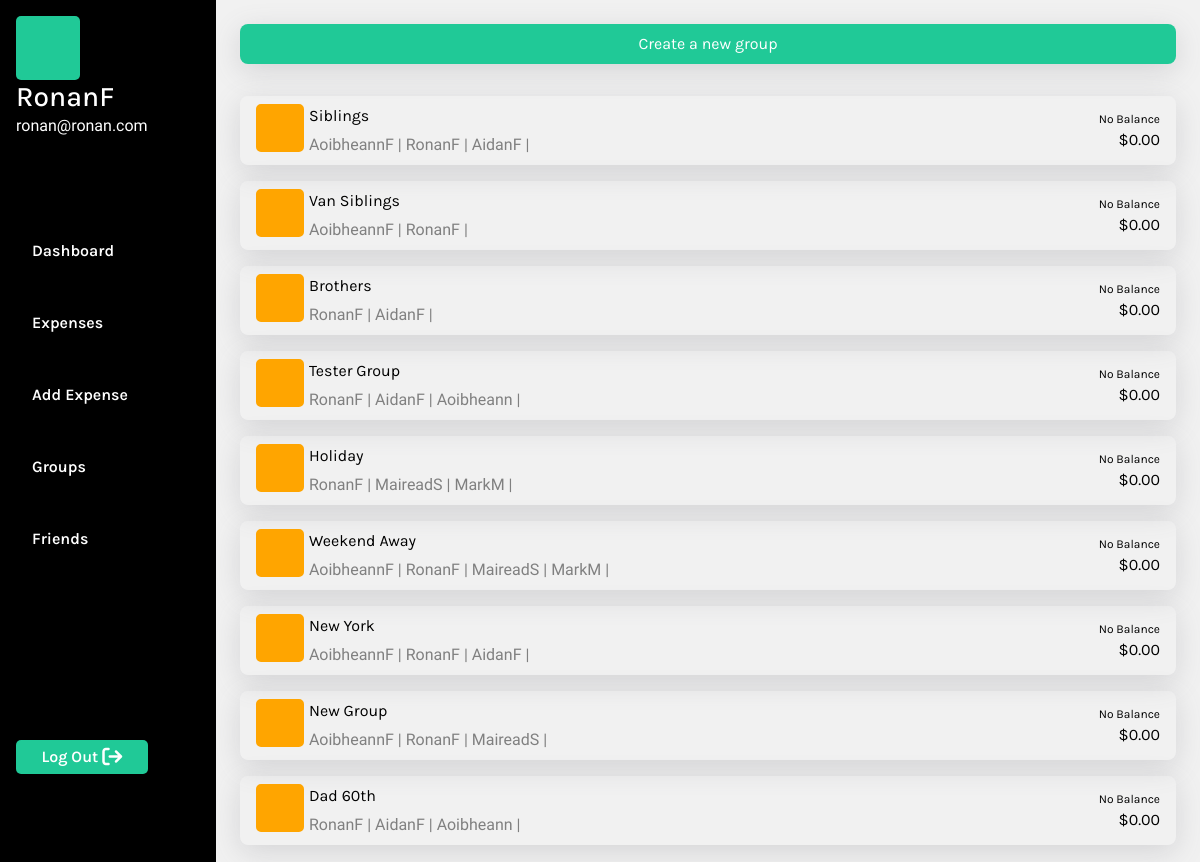
The page /groups (signed in) on the database its author committed.
### MainApp/models.py (models this page shows)
class User(AbstractUser):
    pass

class PaymentGroup(models.Model):
    group_name = models.CharField(max_length=64)
    members = models.ManyToManyField('User', related_name='payment_groups', blank=True)
    def __str__(self):
        return self.group_name

### MainApp/views.py (the view)
# urls.py: path('groups', views.groups, name ="groups"),
@login_required
def groups(request):
    user = request.user
    user_groups = PaymentGroup.objects.filter(members=user)
    user_groups = PaymentGroup.objects.filter(members=user).annotate(
        total_owed_by_me=Sum(Case(
            When(expenses__sub_expenses__user=user, expenses__sub_expenses__paid=False, then=F('expenses__sub_expenses__amount')),
            default=0,
            output_field=DecimalField()
        )),
        total_owed_to_me=Sum(Case(
            When(expenses__created_by_user=user, expenses__sub_expenses__paid=False, then=F('expenses__sub_expenses__amount')),
            default=0,
            output_field=DecimalField()
        )),
    ).annotate(
        net_total=F('total_owed_to_me') - F('total_owed_by_me')
    )
    return render(request, "MainApp/groups.html", {
        "groups": user_groups,
    })

### MainApp/templates/MainApp/groups.html
{% extends "MainApp/layout.html" %}
{% block body %}
    <div class="section-container">
        <div class="groups-container">
            <button class="addGroupBtn"><a href="{% url 'add_group' %}">Create a new group</a></button>
            <div id="groups-list">
                {% for group in groups %}
                    <li class="group-item">
                        <div class="owing-item-part-1">
                            <p class="owing-icon"></p>
                            <div class="owing-summary">
                                <a class="owing-header" href="{% url 'individual_group' group.id %}">
                                    {{ group }}
                                </a>
                                <div class="owing-sub-header">
                                    <p>{% for member in group.members.all %} {{ member.username }} | {% endfor %}</p>
                                </div>
                            </div>
                        </div>
                        <div class="group-balance">
                            {% if group.net_total < 0 %}
                                <p class="owed-by-me-message">You Owe</p>
                                <p class="owed-by-me-amount">${{ group.net_total|floatformat:2 }}</p>
                            {% elif group.net_total > 0 %}
                                <p class="owed-to-me-message">You're Owed</p>
                                <p class="owed-to-me-amount">${{ group.net_total|floatformat:2 }}</p>
                            {% else %}
                                <p class="no-balance-message">No Balance</p>
                                <p class="">$0.00</p>
                            {% endif %}
                        </div>
                    </li>
                {% endfor %}
            </div>
        </div>
    </div>
{% endblock%}

### MainApp/templates/MainApp/layout.html (shortened to what this page needs)
{% load static %}
<!DOCTYPE html>
<html lang="en">
    <head>
        <link rel="stylesheet" href="https://cdn.jsdelivr.net/npm/bootstrap@4.3.1/dist/css/bootstrap.min.css">
        <link href="{% static 'MainApp/styles.css' %}" rel="stylesheet">
    </head>
    <body class="main">
        {% if user.is_authenticated %}
            <div id="nav-section">
                <div id="nav-container">
                    <div id="logged-in-status">
                        <div id="userProfileImg"></div>
                        {% if user.is_authenticated %}
                            <h3>{{ user.username }}</h3>
                        {% else %}
                            Not signed in.
                        {% endif %}
                        <p>{{ user.email }}</p>
                    </div>
                    <ul id="nav">
                        {% if user.is_authenticated %}
                            <li class="nav-item">
                                <a class="nav-link" href="{% url 'index' %}">Dashboard</a>
                            </li>
                            <li class="nav-item">
                                <a class="nav-link" href="{% url 'expenses' %}">Expenses</a>
                            </li>
                            <li class="nav-item">
                                <a class="nav-link" href="{% url 'add_expense' %}">Add Expense</a>
                            </li>
                            <li class="nav-item">
                                <a class="nav-link" href="{% url 'groups' %}">Groups</a>
                            </li>
                            <li class="nav-item">
                                <a class="nav-link" href="{% url 'add_friend' %}">Friends</a>
                            </li>
                        {% endif %}
                    </ul>
                    <div id="logout">
                        {% if user.is_authenticated %}
                            <button class="logoutBtn">
                                <a class="logoutLink" href="{% url 'logout' %}">Log Out</a>
                                <i class="fa-solid fa-arrow-right-from-bracket fa-lg" style="color: #ffffff;"></i>
                            </button>
                        {% endif %}
                    </div>
                </div>
            </div>
        {% endif %}
        {% block body %}
        {% endblock %}
    </body>
</html>

### MainApp/static/MainApp/styles.css (style rules this page uses)
:root { --background-color: #5CDB95; --accent-color: black; --text-color: white; --secondary-color: #379683; --light-green: #8EE4AF; --background-grey: #F5F5F5; --dashboard-background: #F1F1F1; --btn-color: #20c997; --secondary-color: #379683; --light-green: #8EE4AF; --warning-color: #dc3545; --secondary-font: 'Inconsolata', monospace; --primary-font: 'Karla', sans-serif; --xbold: 900; --bold: 600; --light: 300; --xlarge: 72px; --large: 48px; --medium: 24px; --small: 16px; --xsmall: 12px; }
.main { padding: 0; margin: 0; background-color: var(--accent-color); font-family: var(--secondary-font); color: var(--accent-color); display: flex; justify-content: space-between; align-content: center; }
#nav-section { width: 18vw; display: grid; height: 100vh; }
#nav-container { display: grid; justify-content: start; align-items: start; color: var(--accent-color); font-family: var(--secondary-font); padding: 0; margin: 1rem; background-color: var(--accent-color); width: 18vw; }
#logged-in-status { color: var(--text-color); }
#logged-in-status h3 { margin: 0; padding: 0; font-family: var(--primary-font); }
#userProfileImg { height: 4rem; width: 4rem; background-color: #20c997; border-radius: 5px; }
#nav { background-color: var(--accent-color); list-style: none; display: grid; justify-content: start; align-content: center; padding: 0; margin: 0; background-color: var(--accent-color); }
.nav-item { padding: 1rem 0 1rem 0; margin: 0; }
.nav-link { text-decoration: none; color: var(--text-color); font-size: var(--small); font-weight: var(--bold); font-family: var(--primary-font); }
#logout { align-self: end; }
.logoutBtn { background-color: var(--btn-color); border: none; border-radius: 5px; padding: 5px 15px 5px 15px; margin: 10px 0 10px 0; width: 100%; }
.logoutLink { text-decoration: none; color: var(--text-color); font-size: var(--small); font-weight: var(--bold); font-family: var(--primary-font); }
.section-container { padding: 0; margin: 0; display: grid; background-color: var(--text-color); height: 100vh; width: 82vw; align-self: center; }
button { border: none; padding: 5px 10px 5px 10px; }
a { text-decoration: none; color: black; }
h1, h2, h3, h4, h5, h6, p { margin: 0; padding: 0; }
.owing-item-part-1 { display: flex; align-items: center; }
.owing-icon { padding: 0; margin: 0 5px 0 0; height: 3rem; width: 3rem; border: 2px solid orange; background-color: orange; border-radius: 5px; align-self: stretch; display: flex; justify-content: center; align-items: center; color: white; font-family: var(--primary-font); }
.owing-summary { display: grid; }
.owing-header { font-family: var(--primary-font); text-decoration: none; margin: 0; padding: 0 0 5px 0; color: var(--accent-color); }
.owing-sub-header { display: grid; color: grey; }
.owing-sub-header p { padding: 0; margin: 0; }
.groups-container { background-color: var(--dashboard-background); padding: 1.5rem; }
#groups-list { display: grid; }
.addGroupBtn { width: 100%; background-color: var(--btn-color); border-radius: 8px; margin-bottom: 2rem; padding: 0.5rem 0 0.5rem 0; box-shadow: rgba(100, 100, 111, 0.2) 0px 7px 29px 0px; }
.addGroupBtn a { color: var(--text-color); font-family: var(--primary-font); }
.group-item { display: flex; align-items: center; justify-content: space-between; margin: 0 0 1rem 0; padding: 0.5rem 1rem 0.5rem 1rem; border-radius: 8px; box-shadow: rgba(100, 100, 111, 0.2) 0px 7px 29px 0px; }
.group-balance { display: grid; justify-items: flex-end; }
.group-balance p { padding: 0; margin: 0; font-family: var(--primary-font); }
.owed-by-me-message, .owed-to-me-message, .no-balance-message { font-size: var(--xsmall); }

### rows shown on the page
User: username "RonanF", email "ronan@ronan.com"
PaymentGroup: group_name "Siblings", shows "No Balance"
User: username "AoibheannF"
User: username "AidanF"
PaymentGroup: group_name "Van Siblings", shows "No Balance"
PaymentGroup: group_name "Brothers", shows "No Balance"
PaymentGroup: group_name "Tester Group", shows "No Balance"
User: username "Aoibheann"
PaymentGroup: group_name "Holiday", shows "No Balance"
User: username "MaireadS"
User: username "MarkM"
PaymentGroup: group_name "Weekend Away", shows "No Balance"
PaymentGroup: group_name "New York", shows "No Balance"
PaymentGroup: group_name "New Group", shows "No Balance"
PaymentGroup: group_name "Dad 60th", shows "No Balance"
